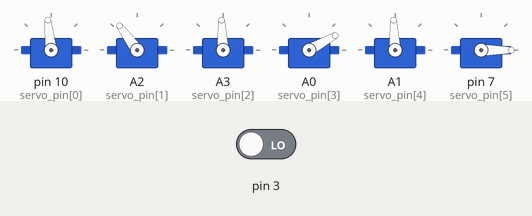
Bench run of a sketch on a simulated Arduino Uno, built with avr-gcc and run on an emulated ATmega328P. Parts: 6 × servo. The inputs (shaded band) are chosen by the test bench; at power-on: pin 3 LOW.

Above: at 0.42 s.
Timing chart, 0 to 2.1 s (numbered marks = the images above):
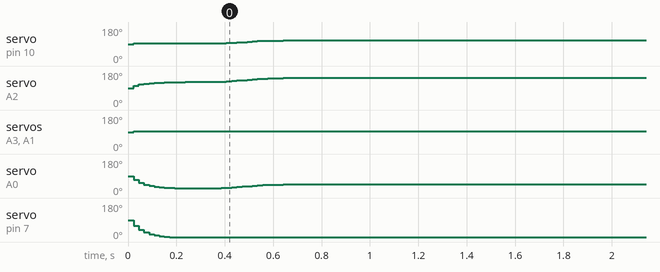

Measured:
- by itself, servo on pin 10 (servo_pin[0]): moves from 90° to 109° over 0.62 s
- by itself, servo on A2 (servo_pin[1]): moves from 90° to 143° over 0.62 s
- by itself, servo on A3 (servo_pin[2]), servo on A1 (servo_pin[4]): 90° → 93° at 0.02 s
- by itself, servo on pin 7 (servo_pin[5]): 90° → 0° at 0.02 s

The sketch:

main.ino
```cpp
#include <Servo.h>                // 声明调用Servo.h库
#include <PID_v1.h>
#define  SERVO_NUM  6             //舵机数量
Servo myservo[SERVO_NUM];         //创建六个舵机类
const  byte servo_pin[SERVO_NUM] = {10, A2, A3, A0, A1, 7}; //宏定义舵机控制引脚

int data[10], cnt, l, num;

int ServoPwmDuty[8] = {1500, 1500, 1500, 1500, 1500, 1500, 1500, 1500}; //PWM脉冲宽度
int ServoPwmDutySet[8] = {1500, 1500, 1500, 1500, 1500, 1500, 1500, 1500}; //PWM脉冲宽度
double ServoPwmDutyInc[8];   //为了速度控制，当PWM脉宽发生变化时，每2.5ms或20ms递增的PWM脉宽

double cx = 93, cy = 61, Kpx = 0.2, Kpy = 0.4,  xnow, ynow;
double angle[10] = {1500, 1500, 1800, 800, 1500, 1500, 500};

bool ServoPwmDutyHaveChange = 0;  //脉宽有变化标志位
bool found = 0;

int ServoTime = 5000;      //舵机从当前角度运动到指定角度的时间，也就是控制速度

unsigned long t, T;

void ServoSetPluseAndTime(int id, int p, int time)
{
  if (id >= 0 && id < 6 && p >= 500 && p <= 2500)
  {
    if (time < 20)
      time = 20;
    if (time > 30000)
      time = 30000;
    ServoPwmDutySet[id] = p;
    ServoTime = time;
    ServoPwmDutyHaveChange = 1;
  }
}

void ServoPwmDutyCompare(void)//脉宽变化比较及速度控制
{
  int i;

  static int ServoPwmDutyIncTimes; //需要递增的次数
  static bool ServoRunning = 0; //舵机正在以指定速度运动到指定的脉宽对应的位置
  if (ServoPwmDutyHaveChange) //停止运动并且脉宽发生变化时才进行计算      ServoRunning == 0 &&
  {
    ServoPwmDutyHaveChange = 0;
    ServoPwmDutyIncTimes = ServoTime / 20; //当每20ms调用一次ServoPwmDutyCompare()函数时用此句
    for (i = 0; i < 6; i++)
    {
      //if(ServoPwmDuty[i] != ServoPwmDutySet[i])
      {
        if (ServoPwmDutySet[i] > ServoPwmDuty[i])
        {
          ServoPwmDutyInc[i] = ServoPwmDutySet[i] - ServoPwmDuty[i];
          ServoPwmDutyInc[i] = -ServoPwmDutyInc[i];
        }
        else
        {
          ServoPwmDutyInc[i] = ServoPwmDuty[i] - ServoPwmDutySet[i];
        }
        ServoPwmDutyInc[i] /= ServoPwmDutyIncTimes;//每次递增的脉宽
      }
    }
    ServoRunning = 1;  //舵机开始动作
  }
  if (ServoRunning)
  {
    ServoPwmDutyIncTimes--;
    for (i = 0; i < 6; i++)
    {
      if (ServoPwmDutyIncTimes == 0)
      { //最后一次递增就直接将设定值赋给当前值
        ServoPwmDuty[i] = ServoPwmDutySet[i];
        ServoRunning = 0; //到达设定位置，舵机停止运动
      }
      else
      {
        ServoPwmDuty[i] = ServoPwmDutySet[i] + (signed short int)(ServoPwmDutyInc[i] * ServoPwmDutyIncTimes);
      }
      myservo[i].writeMicroseconds(ServoPwmDuty[i]);
    }
  }
}
void GetData()
{
  found = 0;
  if (Serial.available())
  {
    found = 1;
    char input = Serial.read();
    while (input != '[' && input != -1)   input = Serial.read();
    if (input != -1)
    {
      String s = Serial.readStringUntil(']'), numstr = "";
      l = s.length(), cnt = 0;
      for (int i = 0; i < l; i++)
      {
        if (isDigit(s[i]))
          numstr += s[i];
        if (s[i] == ',' || i == l - 1)
        {
          data[++cnt] = numstr.toInt();
          numstr = "";
        }
      }
    }
  }
  xnow = data[1];
  ynow = data[2];
}
void PrintData()
{
  for (int i = 1; i <= cnt; i++)
  {
    Serial.println(data[i]);
  }
  Serial.println("==========");
}

void compute_x(int ref, int real)
{
  double error = 0;
  error = ref - real;
  angle[1] += Kpx * error;
  angle[1] = min(2500, angle[1]);
  angle[1] = max(500, angle[1]);
}

void compute_y(int ref, int real)
{
  double error = 0;
  error = ref - real;
  angle[2] += Kpy * error;
  angle[2] = min(2500, angle[2]);
  angle[2] = max(500, angle[2]);
  if (angle[2] > 1500) angle[4] = angle[2] - 1000;
  //else angle[3] = angle[2];
}

void aim()
{
  if (abs(xnow - cx) > 2) compute_x(cx, xnow);
  if (abs(ynow - cy) > 2) compute_y(cy, ynow);
  if (data[3] >= 7 && data[3] <= 9)  angle[6] = 1000;
  else  angle[6] = 500;
}
void def()
{
  angle[1] = angle[5] = angle[7] = 1500;
  angle[2] = 1800;
  angle[3] = 1500;
  angle[4] = 800;
}

void setup() {
  //put your setup code here, to run once:
  Serial.begin(9600);
  pinMode(3, INPUT);
  for (byte i = 0; i < SERVO_NUM; i++ ) {
    myservo[i].attach(servo_pin[i]);    // 将10引脚与声明的舵机对象连接起来
  }
  def();
  t = millis() + 20;
  T = millis() + 300;
}

void loop() {
  //put your main code here, to run repeatedly:
  GetData();
  if (millis() > t)
  {
    if (digitalRead(3)) angle[6] = 500;
    if (ServoPwmDuty[5] == 1000)
    {
      def();
    }
    if (ServoPwmDuty[5] == 500)
    {
      if (!found) num++;
      else num = 0;
      if (num < 10) aim();
      ///Serial.println(1);
    }
    for (int i = 0; i < 6; i++)  ServoSetPluseAndTime(i, angle[i + 1], 60);
    ServoPwmDutyCompare();
    t = millis() + 20;
  }
  //PrintData();
  //Serial.println(ServoPwmDuty[5]);
  //Serial.println(gripped);
}
```
